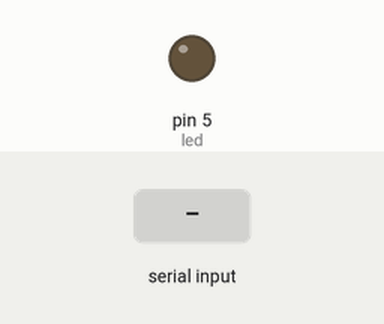
Recording of a sketch running on a simulated Arduino Uno, built with avr-gcc and run on an emulated ATmega328P. On the bench: output pins drawn as LEDs (lit = HIGH). The test bench sets the inputs (shaded band).

Above: at 1.2 s.
1.3 s: "a" received over Serial
At 2.2 s:
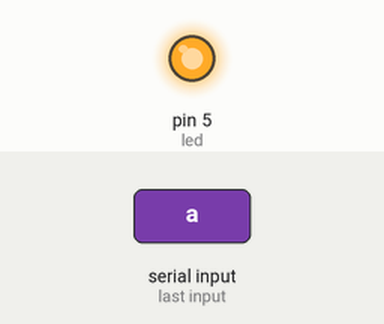
2.8 s: "b" received over Serial
At 3.3 s:
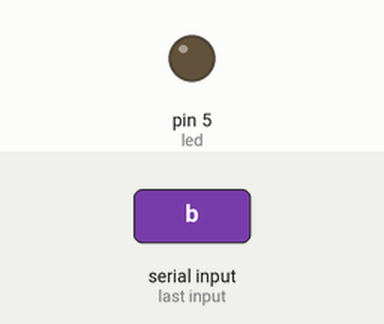
Timing chart, 0 to 5.8 s (numbered marks = the images above; inputs shaded):
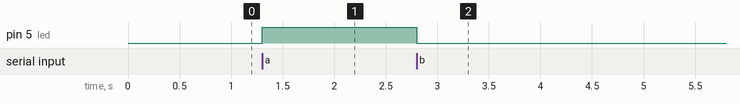

The sketch:

LEDBluetooth.ino
```cpp
int led = 5;
char letra;
void setup() {
  pinMode(led,OUTPUT);
  Serial.begin(9600);
}
void loop() {
  if(Serial.available()>0)
  {
    letra = Serial.read();
  }
  switch(letra){
  case 'a':
  digitalWrite(led,HIGH);
  break;
  case 'b':
  digitalWrite(led,LOW);
  break;
 }
}
```

Measured:
- after the input at 1.3 s, pin 5 (led): LOW → HIGH at once
- after the input at 2.8 s, pin 5 (led): HIGH → LOW at once
